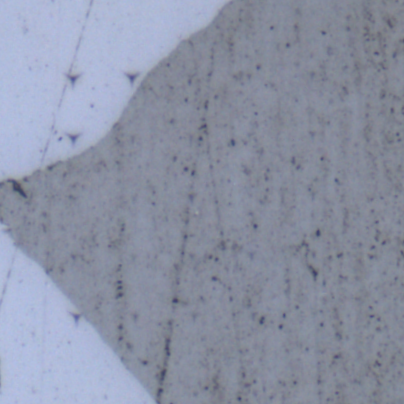
#> input picture W20-NZ-indent-color-crop.tif, 404 x 404 px
$ python contour-plot-20.py
#> lines starting #> are read from the running program, lines starting #| are printed output that depends on the picture
import matplotlib as mpl
import matplotlib.pyplot as plt

import numpy as np
import scipy.ndimage
import scipy.interpolate

E_array = np.array([[0, 0, 3.072988331, 3.28906711, 3.532306716],
                    [0, 3.047586194, 3.12582417, 3.403719195, 3.597742014],
                    [2.909085043, 3.009320386, 3.303613553, 3.116011416, 3.378904309],
                    [3.044460827, 3.160782701, 3.24340315, 3.220933391, 3.536180829],
                    [0, 3.055505075, 3.203535298, 3.294723439, 3.216243253]])

# [26 lines of commented-out code are left out]
img = plt.imread('W20-NZ-indent-color-crop.tif')
#> img is the input picture: shape (404, 404, 3); mean R, G, B 140.1, 146.6, 165.6

fig, ax = plt.subplots()
ax.imshow(img, extent=[-1.25, 5.25, -1.25, 5.25])
# ax.contourf(E_array, alpha=.5)
plot = ax.contourf(E_array, alpha=0.75, cmap='rainbow')
cb = fig.colorbar(plot)
cb.set_label('Elastic Modulus/E (GPa)')
plt.axis('off')

plt.title('W20-NZ')
plt.show()
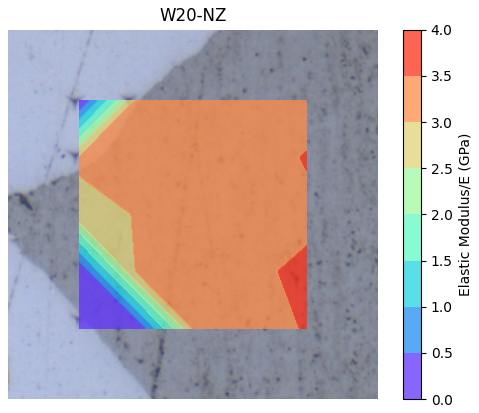
#> figure drawn by matplotlib, 2 panels

$ run again, with W0-NZ-indent-2-color-crop.tif copied over W20-NZ-indent-color-crop.tif
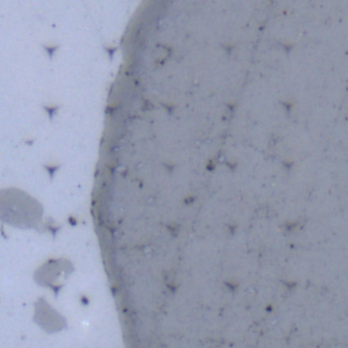
#> input picture W0-NZ-indent-2-color-crop.tif, 348 x 348 px
#> img is the input picture: shape (348, 348, 3); mean R, G, B 148.3, 154.6, 175.7
#> `plt.show()`:
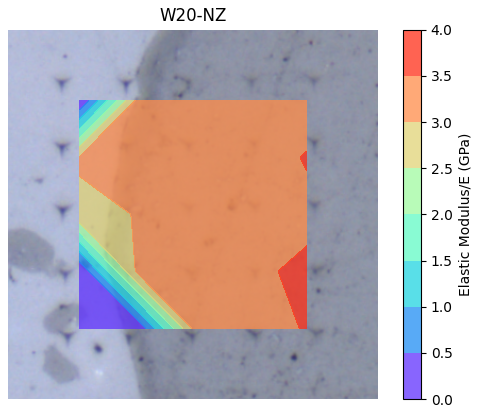
#> figure drawn by matplotlib, 2 panels

$ run again, with W0-NZ-indent-2-color.tif copied over W20-NZ-indent-color-crop.tif
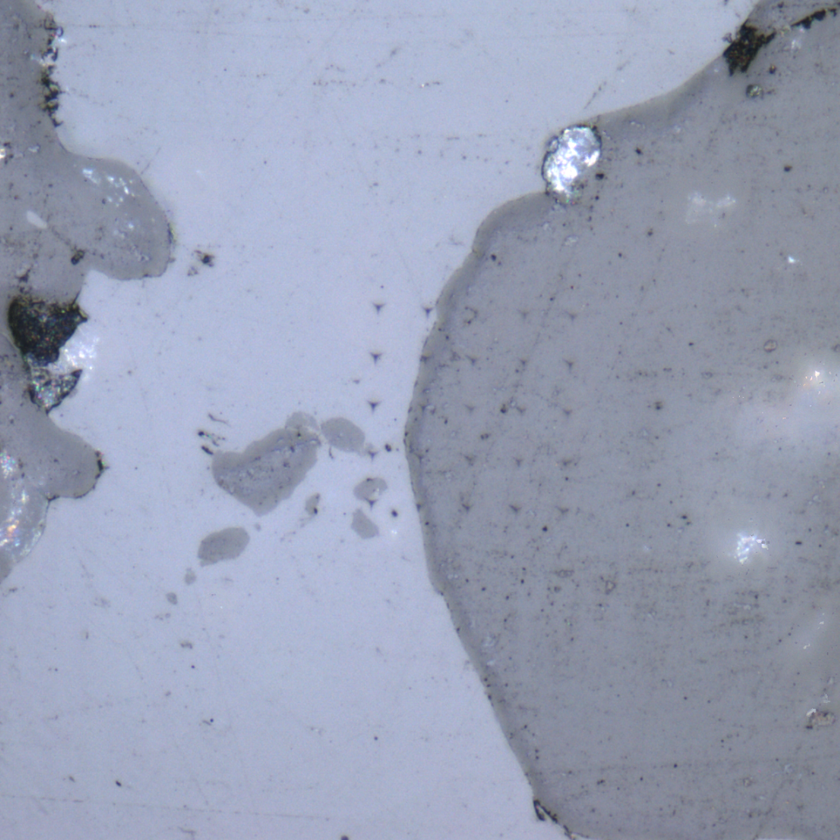
#> input picture W0-NZ-indent-2-color.tif, 840 x 840 px, shrunk from 1024 x 1024 before the run
#> img is the input picture: shape (840, 840, 3); mean R, G, B 153.3, 160.5, 182.4
#> `plt.show()`:
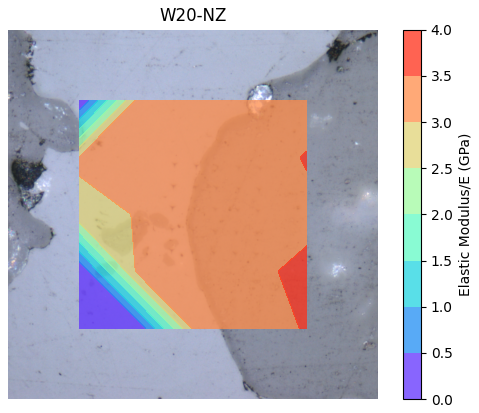
#> figure drawn by matplotlib, 2 panels
